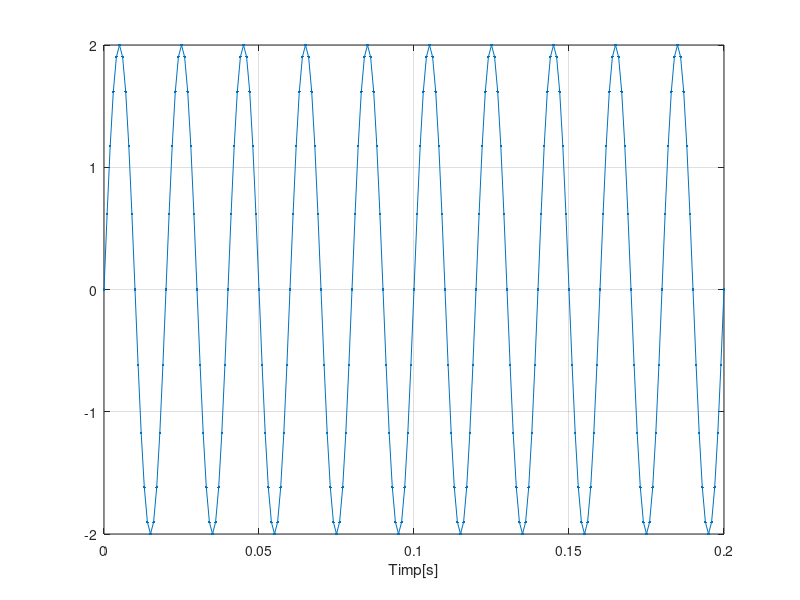
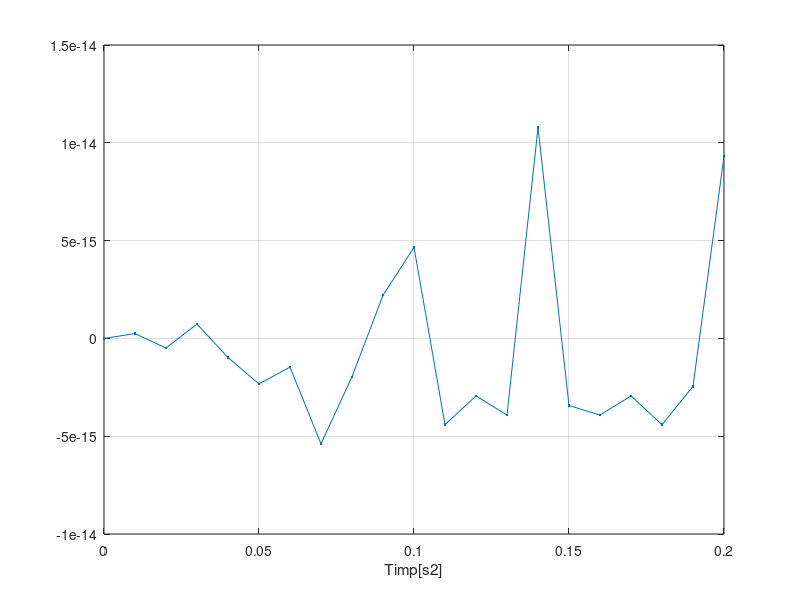
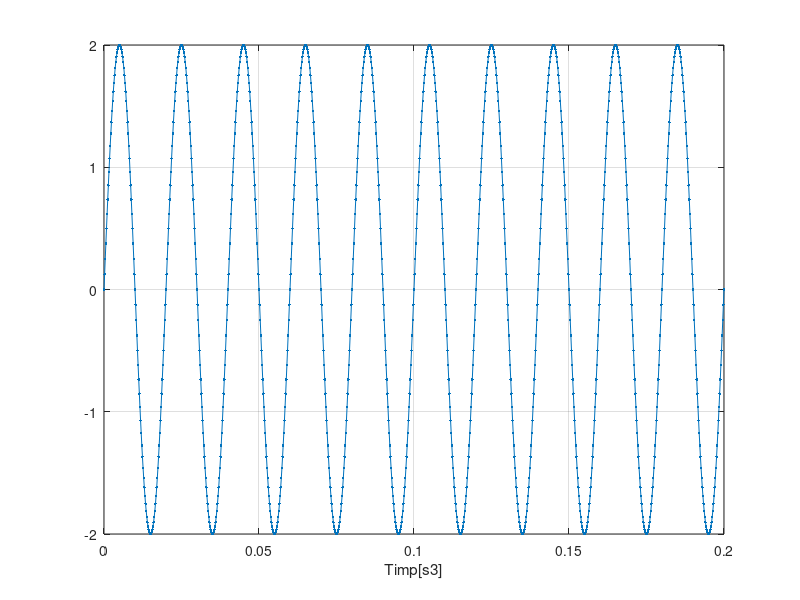
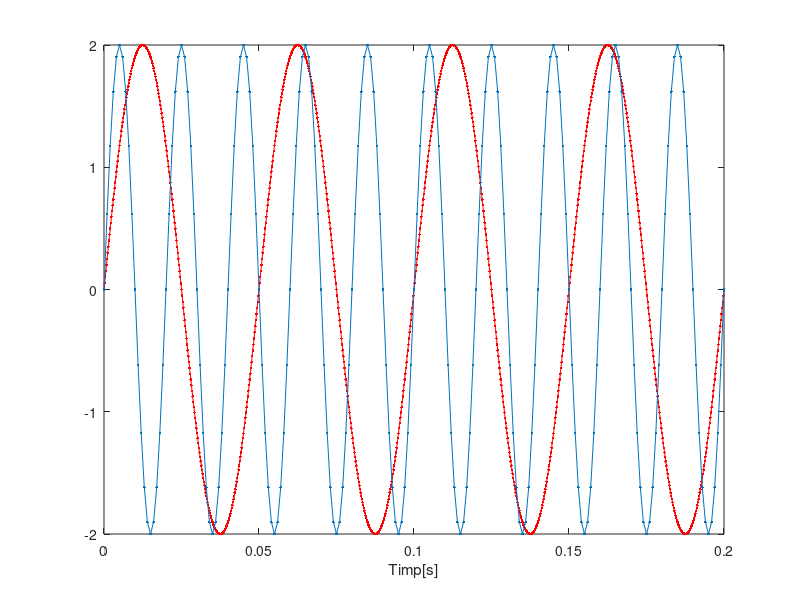

The MATLAB source for these figures, in order:
function E5()

F=50; %Hz
t=0:0.001:0.2; %durata semnalului este de 0.2 s,iar pasul este de 0.001s
s=2*sin(2*pi*F*t);
plot(t,s,'.-'),xlabel('Timp[s]'),grid

figure
t=0:0.01:0.2; 
s2=2*sin(2*pi*F*t);
plot(t,s2,'.-'),xlabel('Timp[s2]'),grid

figure
t=0:0.0002:0.2; 
s3=2*sin(2*pi*F*t);
plot(t,s3,'.-'),xlabel('Timp[s3]'),grid
% -> la un pas de variatie mai mare, semnalul nu mai este simetric
figure

%pct c)
F=20; %Hz
c=2*cos(pi/2-(2*pi*F*t));
plot(t,c,'.-r'),xlabel('Timp[c]'),grid
hold on
F=50; %Hz
t=0:0.001:0.2; %durata semnalului este de 0.2 s,iar pasul este de 0.001s
s=2*sin(2*pi*F*t);
plot(t,s,'.-'),xlabel('Timp[s]'),grid